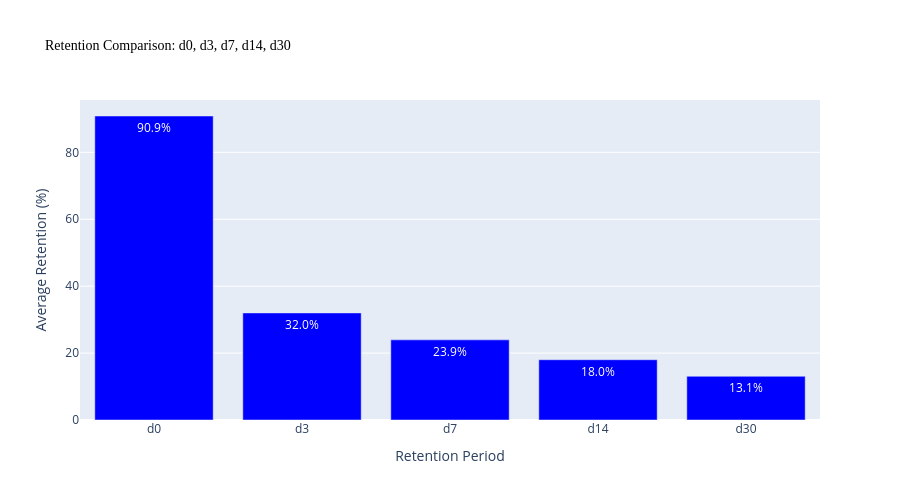
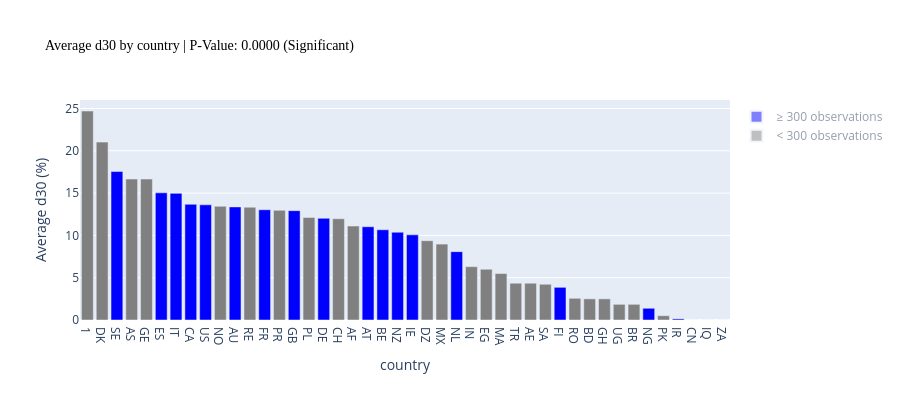
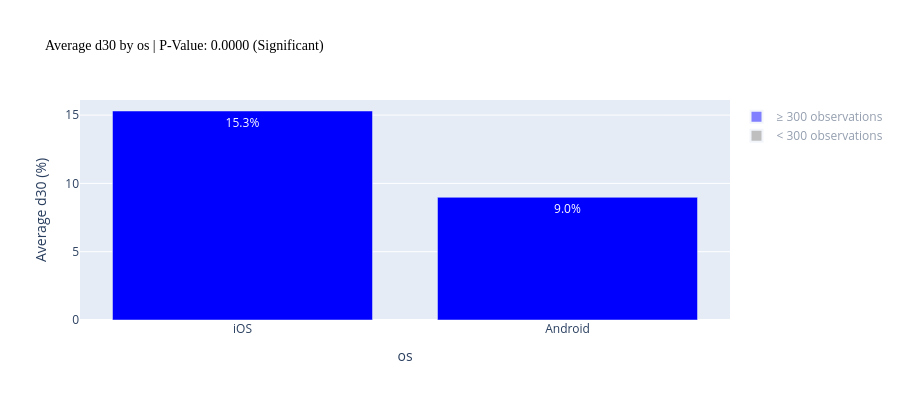
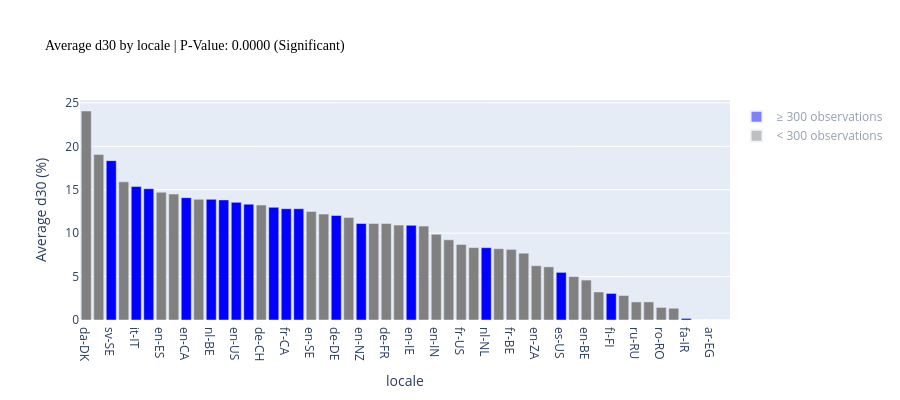

These figures' notebook cell, in order:
### Markdown cell above
## Retention target variables correlation

The analysis shows the overlap between users retained at day 14 (d14) and day 30 (d30). 

**Key Finding:** 
- Globally, only 60% of people who are active after 30 days were already active at day 14. 
- This indicates that a significant portion of d30 active users (40%) were not active at d14, which helps explain the lower correlation between these retention periods. 
- Correlation matrix shows medium correlation between all variables

> **Conclusion:** It's not because you come back earlier that you create long-term retention. So for the business point of view we want to focus on **d30 as the retention KPI to optimise**.

### Code cell
# Visualizations
retention_fig = retention_comparison(merged_dataset)

# Define target variable (can be changed to 'd7', 'd3', etc.)
target_variable = 'd30'
qual_figs = qualitative_variables_impacts_on_retention(merged_dataset, ['country', 'os', 'locale', 'device_model','had_meaningful'], target_variable)

### Figure 1 — Plotly figure (JSON) as saved in the notebook; plotly's stock layout.template omitted (floating-point values rounded to 4 significant figures)
{"data": [{"marker": {"color": "blue"}, "name": "Retention", "text": ["90.9%", "32.0%", "23.9%", "18.0%", "13.1%"], "textfont": {"color": "white"}, "textposition": "inside", "type": "bar", "x": ["d0", "d3", "d7", "d14", "d30"], "y": [90.86, 32.0, 23.95, 18.01, 13.07]}], "layout": {"height": 500, "showlegend": false, "title": {"font": {"color": "black", "family": "Arial Black", "size": 14}, "text": "Retention Comparison: d0, d3, d7, d14, d30"}, "xaxis": {"title": {"text": "Retention Period"}}, "yaxis": {"title": {"text": "Average Retention (%)"}}}}

### Figure 2 — Plotly figure (JSON) as saved in the notebook; plotly's stock layout.template omitted (floating-point values rounded to 4 significant figures)
{"data": [{"marker": {"color": ["grey", "grey", "blue", "grey", "grey", "blue", "blue", "blue", "blue", "grey", "blue", "grey", "blue", "grey", "blue", "grey", "blue", "grey", "grey", "blue", "blue", "blue", "blue", "grey", "grey", "blue", "grey", "grey", "grey", "grey", "grey", "grey", "blue", "grey", "grey", "grey", "grey", "grey", "blue", "grey", "blue", "grey", "grey", "grey"]}, "showlegend": false, "textfont": {"color": "white"}, "textposition": "inside", "type": "bar", "x": ["1", "DK", "SE", "AS", "GE", "ES", "IT", "CA", "US", "NO", "AU", "RE", "FR", "PR", "GB", "PL", "DE", "CH", "AF", "AT", "BE", "NZ", "IE", "DZ", "MX", "NL", "IN", "EG", "MA", "TR", "AE", "SA", "FI", "RO", "BD", "GH", "UG", "BR", "NG", "PK", "IR", "CN", "IQ", "ZA"], "y": [24.71, 21.03, 17.55, 16.67, 16.67, 15.03, 14.97, 13.67, 13.61, 13.44, 13.37, 13.33, 13.03, 12.96, 12.93, 12.12, 12.02, 11.97, 11.11, 11.02, 10.66, 10.38, 10.07, 9.375, 8.974, 8.08, 6.306, 6.0, 5.495, 4.348, 4.348, 4.225, 3.863, 2.564, 2.5, 2.5, 1.852, 1.852, 1.386, 0.5051, 0.1326, 0.0, 0.0, 0.0]}, {"marker": {"color": "blue"}, "name": "≥ 300 observations", "showlegend": true, "type": "bar", "visible": "legendonly", "x": ["1"], "y": [0]}, {"marker": {"color": "grey"}, "name": "< 300 observations", "showlegend": true, "type": "bar", "visible": "legendonly", "x": ["1"], "y": [0]}], "layout": {"height": 400, "legend": {"itemsizing": "constant", "x": 1.01, "xanchor": "left", "y": 0.99, "yanchor": "top"}, "showlegend": true, "title": {"font": {"color": "black", "family": "Arial Black", "size": 14}, "text": "Average d30 by country | P-Value: 0.0000 (Significant)"}, "xaxis": {"categoryarray": ["1", "DK", "SE", "AS", "GE", "ES", "IT", "CA", "US", "NO", "AU", "RE", "FR", "PR", "GB", "PL", "DE", "CH", "AF", "AT", "BE", "NZ", "IE", "DZ", "MX", "NL", "IN", "EG", "MA", "TR", "AE", "SA", "FI", "RO", "BD", "GH", "UG", "BR", "NG", "PK", "IR", "CN", "IQ", "ZA"], "categoryorder": "array", "title": {"text": "country"}, "type": "category"}, "yaxis": {"title": {"text": "Average d30 (%)"}}}}

### Figure 3 — Plotly figure (JSON) as saved in the notebook; plotly's stock layout.template omitted (floating-point values rounded to 4 significant figures)
{"data": [{"marker": {"color": ["blue", "blue"]}, "showlegend": false, "text": ["15.3%", "9.0%"], "textfont": {"color": "white"}, "textposition": "inside", "type": "bar", "x": ["iOS", "Android"], "y": [15.3, 8.98]}, {"marker": {"color": "blue"}, "name": "≥ 300 observations", "showlegend": true, "type": "bar", "visible": "legendonly", "x": ["iOS"], "y": [0]}, {"marker": {"color": "grey"}, "name": "< 300 observations", "showlegend": true, "type": "bar", "visible": "legendonly", "x": ["iOS"], "y": [0]}], "layout": {"height": 400, "legend": {"itemsizing": "constant", "x": 1.01, "xanchor": "left", "y": 0.99, "yanchor": "top"}, "showlegend": true, "title": {"font": {"color": "black", "family": "Arial Black", "size": 14}, "text": "Average d30 by os | P-Value: 0.0000 (Significant)"}, "xaxis": {"categoryarray": ["iOS", "Android"], "categoryorder": "array", "title": {"text": "os"}, "type": "category"}, "yaxis": {"title": {"text": "Average d30 (%)"}}}}

### Figure 4 — Plotly figure (JSON) as saved in the notebook; plotly's stock layout.template omitted (floating-point values rounded to 4 significant figures)
{"data": [{"marker": {"color": ["grey", "grey", "blue", "grey", "blue", "blue", "grey", "grey", "blue", "grey", "blue", "blue", "blue", "blue", "grey", "blue", "blue", "blue", "grey", "grey", "blue", "grey", "blue", "grey", "grey", "grey", "blue", "grey", "grey", "grey", "grey", "grey", "blue", "grey", "grey", "grey", "grey", "grey", "blue", "grey", "grey", "grey", "blue", "grey", "grey", "grey", "grey", "grey", "blue", "grey", "grey", "grey"]}, "showlegend": false, "textfont": {"color": "white"}, "textposition": "inside", "type": "bar", "x": ["da-DK", "en-GE", "sv-SE", "en-AS", "it-IT", "es-ES", "en-ES", "en-DE", "en-CA", "en-NO", "nl-BE", "en", "en-US", "en-AU", "de-CH", "fr-FR", "fr-CA", "en-GB", "en-SE", "en-AF", "de-DE", "nb-NO", "en-NZ", "de-AT", "de-FR", "en-FR", "en-IE", "en-CH", "en-IN", "fr-CH", "fr-US", "es-419", "nl-NL", "en-IT", "fr-BE", "en-NL", "en-ZA", "tr-TR", "es-US", "en-FI", "en-BE", "es-MX", "fi-FI", "pt-BR", "ru-RU", "pl-PL", "ro-RO", "en-NG", "fa-IR", "ar-AE", "ar-EG", "zh-Hans-CN"], "y": [24.06, 19.05, 18.35, 15.91, 15.37, 15.12, 14.71, 14.5, 14.09, 13.89, 13.89, 13.83, 13.54, 13.34, 13.24, 12.98, 12.81, 12.81, 12.5, 12.2, 12.03, 11.81, 11.11, 11.11, 11.11, 10.92, 10.9, 10.81, 9.877, 9.231, 8.696, 8.333, 8.328, 8.209, 8.13, 7.692, 6.25, 6.122, 5.486, 5.0, 4.598, 3.226, 3.059, 2.817, 2.083, 2.083, 1.449, 1.351, 0.1805, 0.0, 0.0, 0.0]}, {"marker": {"color": "blue"}, "name": "≥ 300 observations", "showlegend": true, "type": "bar", "visible": "legendonly", "x": ["da-DK"], "y": [0]}, {"marker": {"color": "grey"}, "name": "< 300 observations", "showlegend": true, "type": "bar", "visible": "legendonly", "x": ["da-DK"], "y": [0]}], "layout": {"height": 400, "legend": {"itemsizing": "constant", "x": 1.01, "xanchor": "left", "y": 0.99, "yanchor": "top"}, "showlegend": true, "title": {"font": {"color": "black", "family": "Arial Black", "size": 14}, "text": "Average d30 by locale | P-Value: 0.0000 (Significant)"}, "xaxis": {"categoryarray": ["da-DK", "en-GE", "sv-SE", "en-AS", "it-IT", "es-ES", "en-ES", "en-DE", "en-CA", "en-NO", "nl-BE", "en", "en-US", "en-AU", "de-CH", "fr-FR", "fr-CA", "en-GB", "en-SE", "en-AF", "de-DE", "nb-NO", "en-NZ", "de-AT", "de-FR", "en-FR", "en-IE", "en-CH", "en-IN", "fr-CH", "fr-US", "es-419", "nl-NL", "en-IT", "fr-BE", "en-NL", "en-ZA", "tr-TR", "es-US", "en-FI", "en-BE", "es-MX", "fi-FI", "pt-BR", "ru-RU", "pl-PL", "ro-RO", "en-NG", "fa-IR", "ar-AE", "ar-EG", "zh-Hans-CN"], "categoryorder": "array", "title": {"text": "locale"}, "type": "category"}, "yaxis": {"title": {"text": "Average d30 (%)"}}}}
